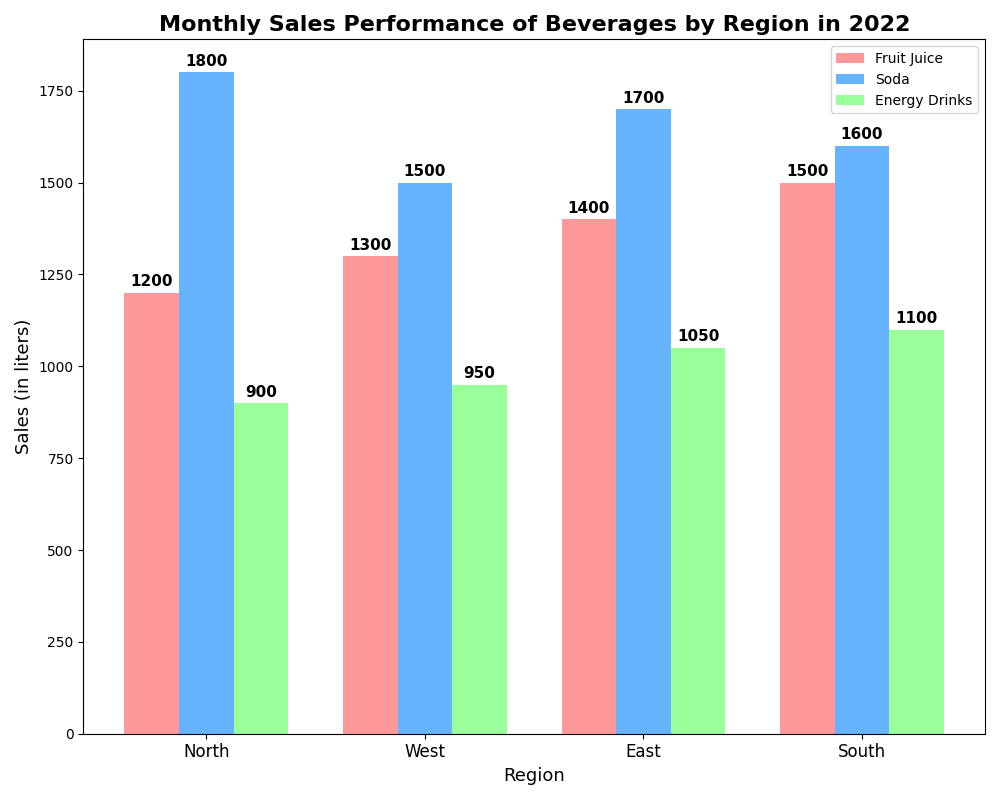

Reproduce this figure in Python.
import matplotlib.pyplot as plt
import numpy as np

# Extended sales data with an additional category: 'Energy Drinks'
regions = ['North', 'South', 'East', 'West']
fruit_juice_sales = [1200, 1500, 1400, 1300]
soda_sales = [1800, 1600, 1700, 1500]
energy_drinks_sales = [900, 1100, 1050, 950]  # New data series

# Sort data by fruit juice sales
sorted_indices = np.argsort(fruit_juice_sales)
regions_sorted = [regions[i] for i in sorted_indices]
fruit_juice_sorted = [fruit_juice_sales[i] for i in sorted_indices]
soda_sorted = [soda_sales[i] for i in sorted_indices]
energy_drinks_sorted = [energy_drinks_sales[i] for i in sorted_indices]

x = np.arange(len(regions))
width = 0.25  # Adjust width to fit additional category

fig, ax1 = plt.subplots(figsize=(10, 8))  # Increase figure size for clarity

# Plot the sorted data
bars1 = ax1.bar(x - width, fruit_juice_sorted, width, color='#ff9999', label='Fruit Juice')
bars2 = ax1.bar(x, soda_sorted, width, color='#66b3ff', label='Soda')
bars3 = ax1.bar(x + width, energy_drinks_sorted, width, color='#99ff99', label='Energy Drinks')  # New data series

ax1.set_title('Monthly Sales Performance of Beverages by Region in 2022', fontsize=16, fontweight='bold')
ax1.set_xlabel('Region', fontsize=13)
ax1.set_ylabel('Sales (in liters)', fontsize=13)
ax1.set_xticks(x)
ax1.set_xticklabels(regions_sorted, fontsize=12)

ax1.legend()  # Add legend to identify data series

def add_labels(ax, bars):
    for bar in bars:
        yval = bar.get_height()
        ax.text(bar.get_x() + bar.get_width() / 2.0, yval + 30, int(yval), va='center', ha='center', fontsize=11, fontweight='bold', color='black')

add_labels(ax1, bars1)
add_labels(ax1, bars2)
add_labels(ax1, bars3)  # Add labels for new data series

plt.tight_layout()
plt.show()
